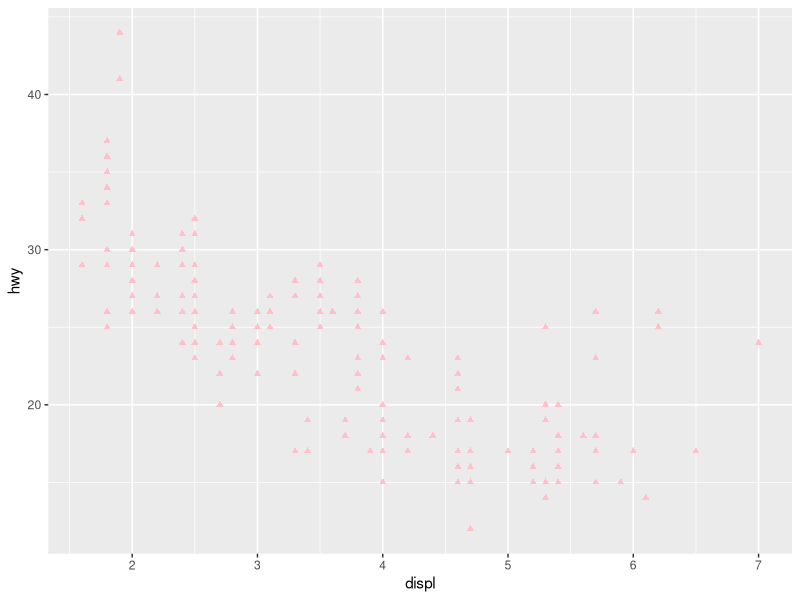
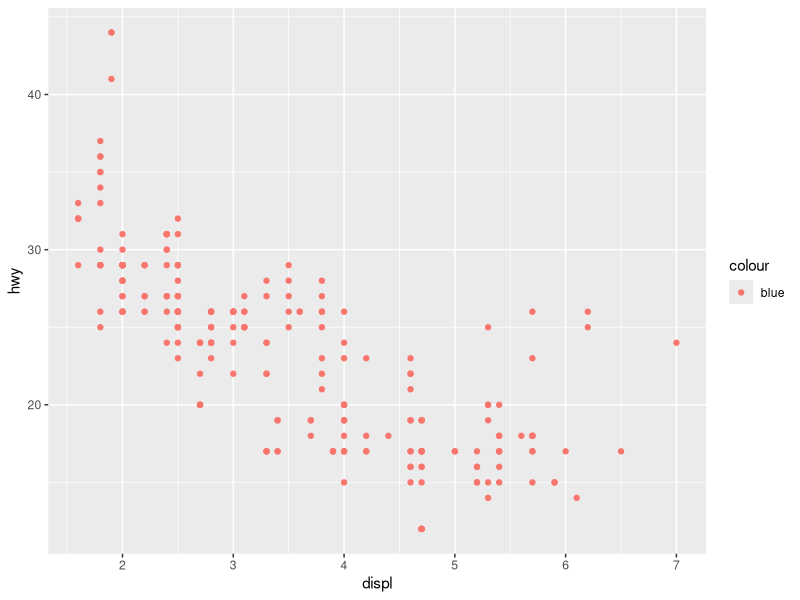
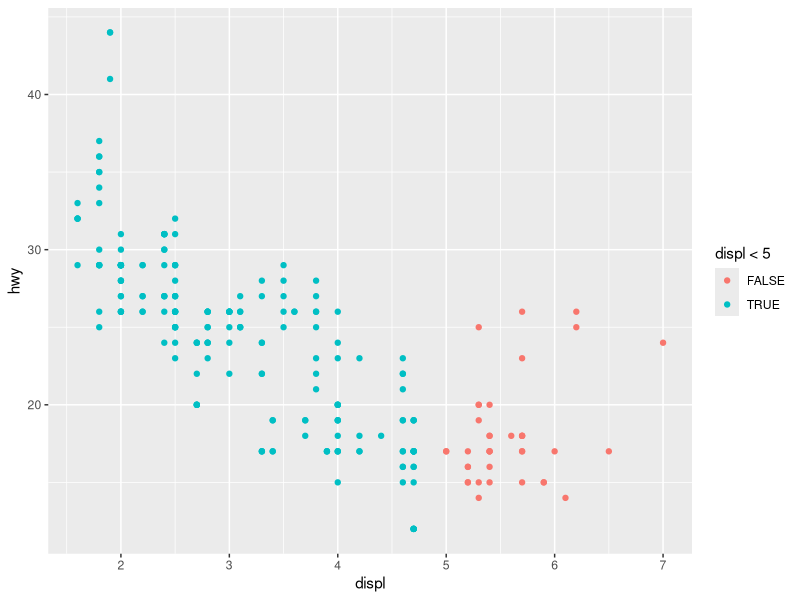
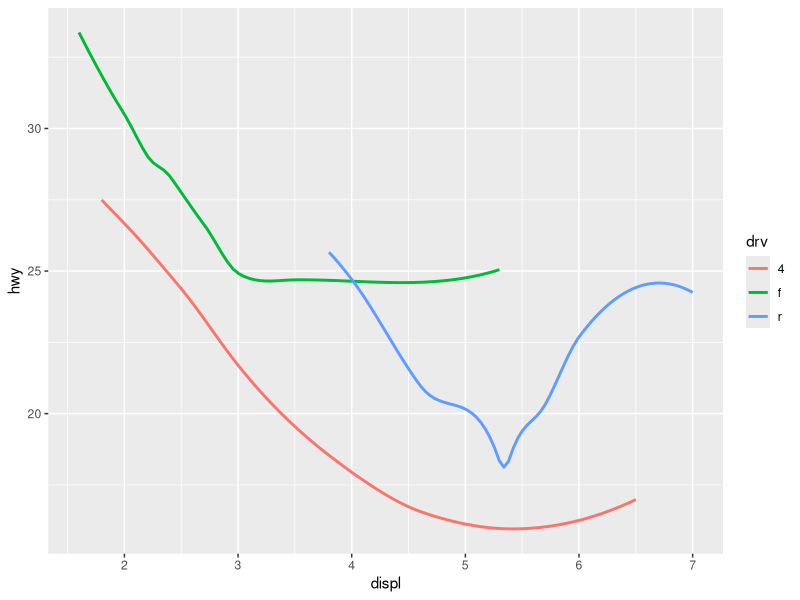
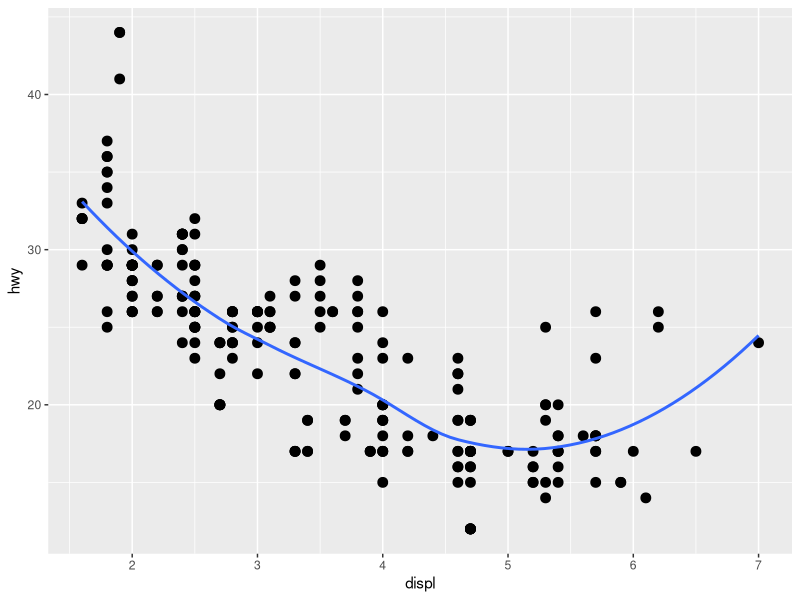
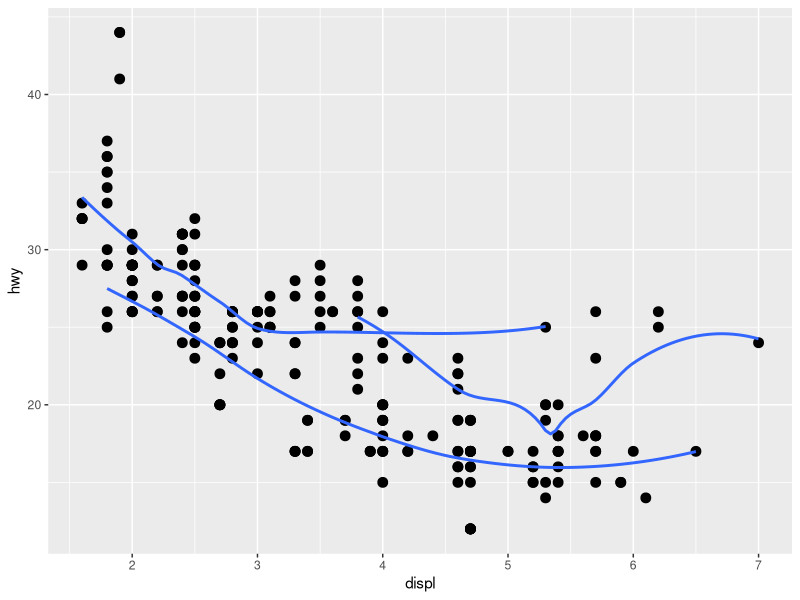
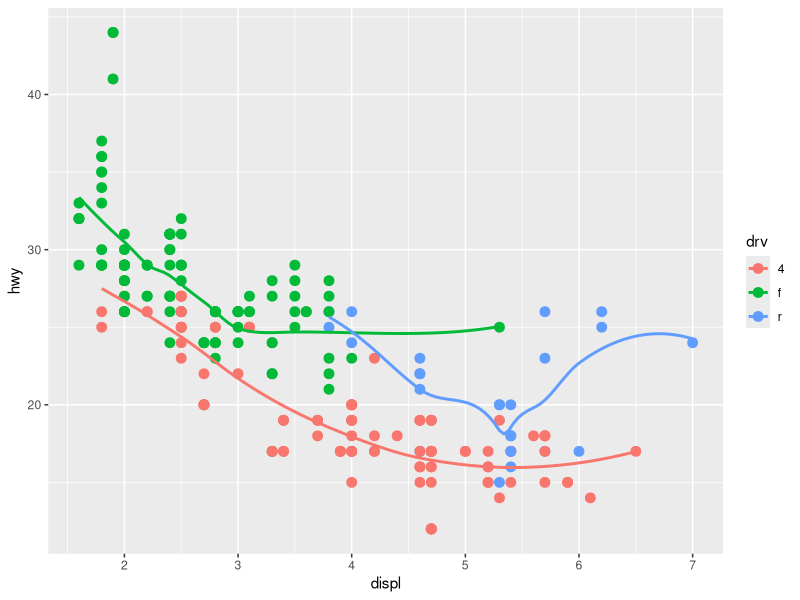
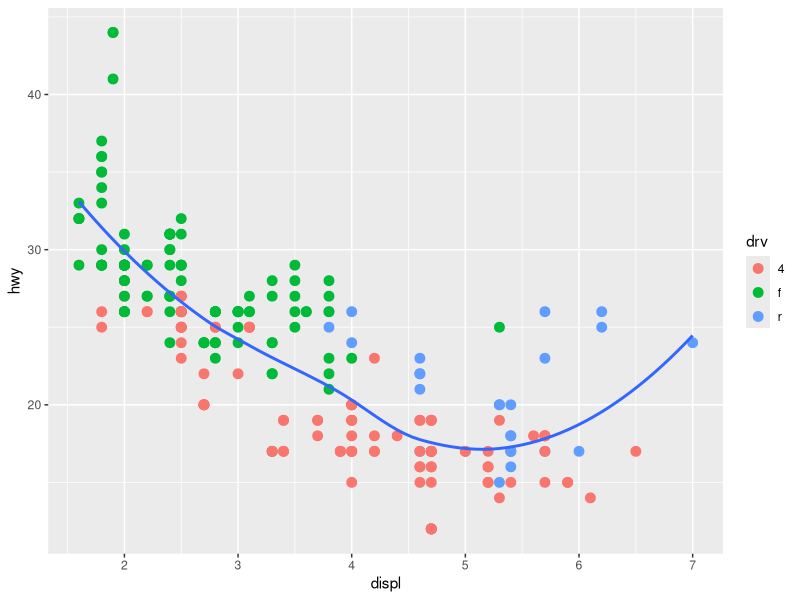

These figures' R source, in order:
library(tidyverse)

mpg |> 
    ggplot(aes(x = displ, y = hwy)) +
    geom_point(color = "pink", shape = "triangle")

# Maps color aesthetic to a constant named blue
# Should put manual color setting outside of aes()
ggplot(mpg) + 
    geom_point(aes(x = displ, y = hwy, color = "blue"))

mpg |> 
    ggplot(aes(x = displ, y = hwy, color = displ < 5)) +
    geom_point()

ggplot(mpg, aes(x = displ, y = hwy)) +
    geom_smooth(aes(color = drv), show.legend = TRUE, se = FALSE)


mpg |> 
    ggplot(aes(x = displ, y = hwy)) +
    geom_point(size = 3) +
    geom_smooth(se = FALSE)

mpg |> 
    ggplot(aes(x = displ, y = hwy)) +
    geom_point(size = 3) +
    geom_smooth(aes(group = drv), se = FALSE)

mpg |> 
    ggplot(aes(x = displ, y = hwy, color = drv)) +
    geom_point(size = 3) +
    geom_smooth(aes(group = drv), se = FALSE)

mpg |> 
    ggplot(aes(x = displ, y = hwy)) +
    geom_point(size = 3, aes(color = drv)) +
    geom_smooth(se = FALSE)

mpg |> 
    ggplot(aes(x = displ, y = hwy)) +
    geom_point(size = 2, aes(color = drv)) +
    geom_smooth(se = FALSE, aes(linetype = drv))

mpg |> 
    ggplot(aes(x = displ, y = hwy)) +
    geom_point(
        size = 5, color = "white"
    ) +
    geom_point(
        aes(color = drv),
        size = 2
    )